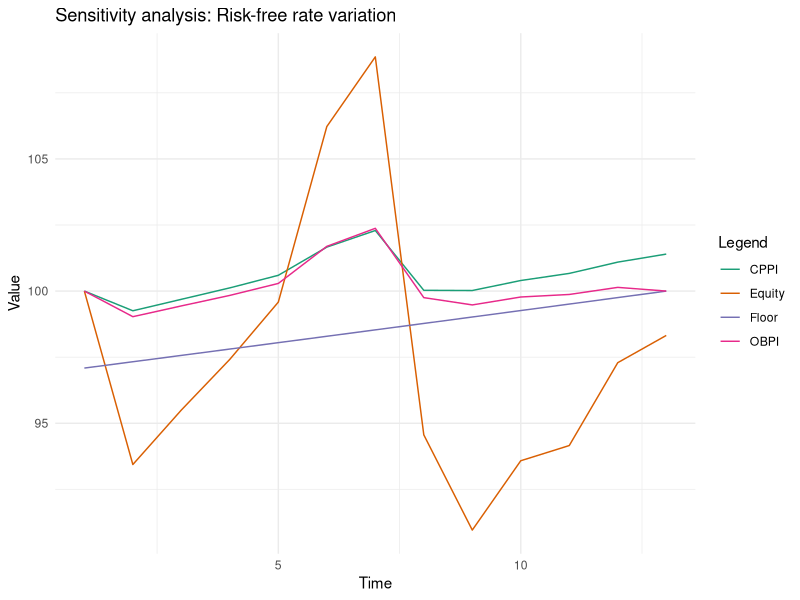
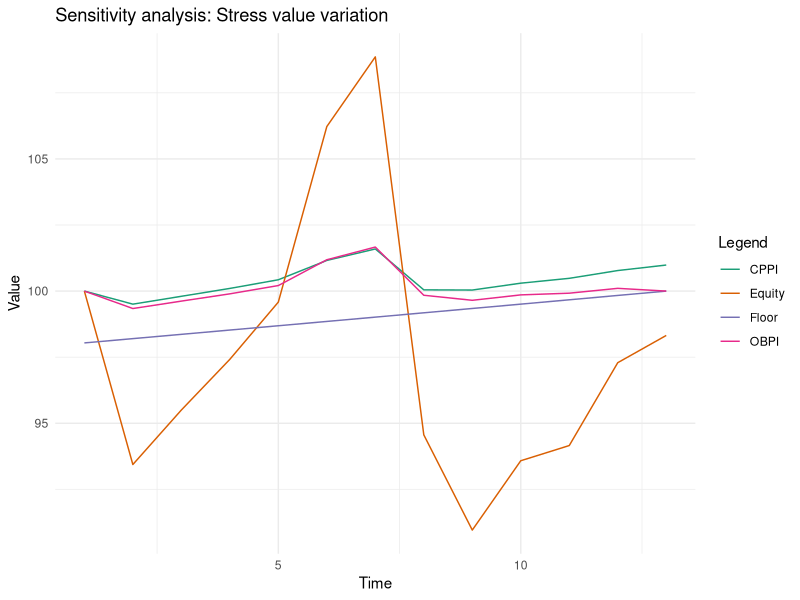
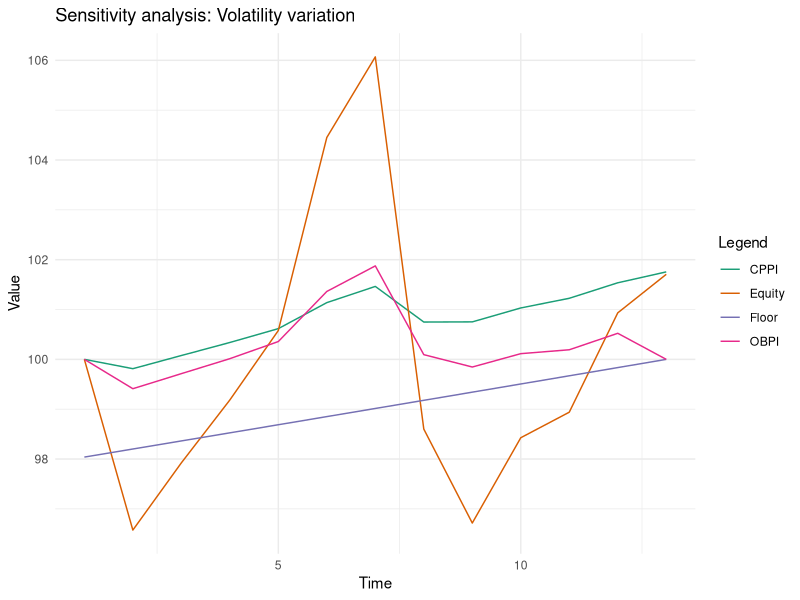
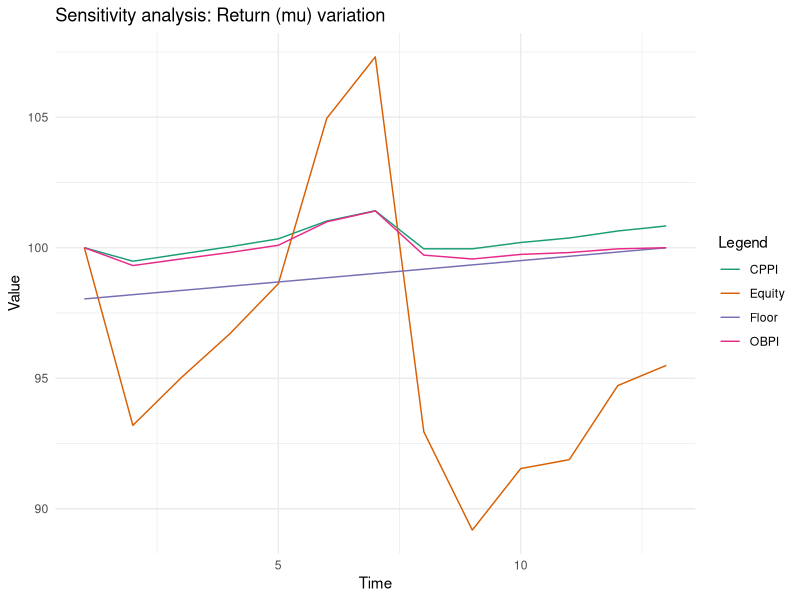
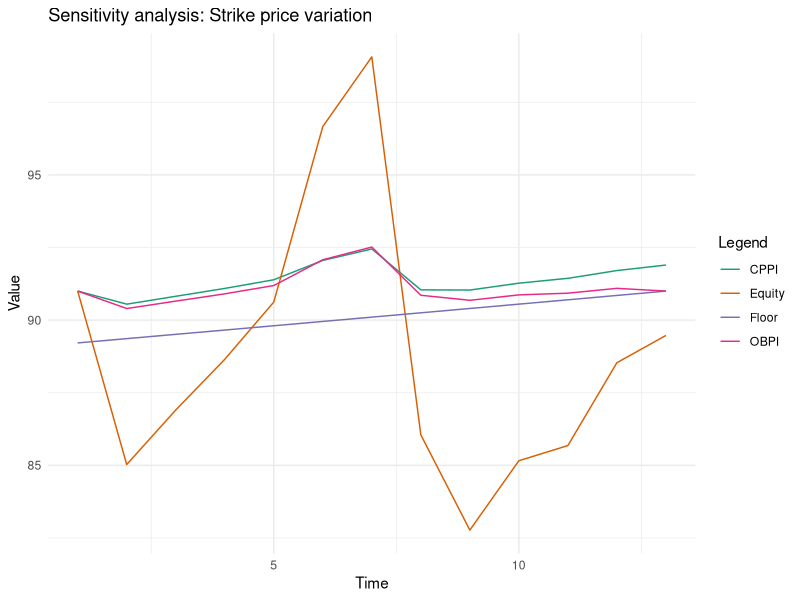

These charts were generated, in order, by the following R code: (Note: this script raises an error after producing the figures.)
# Load the required packages
library(tidyverse)
library(scales)

# Create a function to simulate a scenario using given parameters
simulate_scenario <- function(rf_scenario, n_sim = 10000, stress = 0.20, sigma = 0.20, mu = 0.05, strike = 100) {
  # Define constants
  delta <- 1 / 12
  mat <- 1
  tol <- 0
  
  # Set a seed for reproducibility
  set.seed(1234)
  
  # Calculate the number of simulation steps
  n <- mat / delta
  # Generate a random uniform sequence of length n
  u <- runif(n)
  
  # Calculate moments on the simulation path
  rf1 <- (1 + rf_scenario) ^ delta - 1
  mu1 <- (1 + mu) ^ delta - 1
  sigma1 <- sigma * sqrt(delta)
  
  # Simulate stock returns
  r <- qnorm(u, mu1, sigma1)
  # Simulate equity price paths
  equity <- cumprod(c(strike, 1 + r))
  rPRN <- qnorm(u, rf1, sigma1)
  equityRNP <- cumprod(c(strike, 1 + rPRN))
  
  # Simulate the call option price
  d0 <- ((rf_scenario - sigma^2 / 2) * (mat - (0:(n-1)) * delta) + log(equity[-(n + 1)] / strike)) / 
    (sigma * sqrt(mat - (0:(n-1)) * delta))
  d1 <- d0 + sigma * sqrt(mat - (0:(n-1)) * delta)
  call <- c(equity[-(n + 1)] * pnorm(d1) - strike * exp(-rf_scenario * (mat - (0:(n-1)) * delta)) * pnorm(d0),
            max(0, equityRNP[n + 1] - strike))
  
  # Simulate the floor (minimum guaranteed value)
  floor <- strike / (1 + rf_scenario) ^ (mat - 0:n * delta)
  
  # Simulate OBPI (Option Based Portfolio Insurance) 
  gearing <- (strike - floor[1]) / call[1]
  obpi_call <- c(strike, floor[-1] + gearing * call[-1])
  
  # Simulate CPPI (Constant Proportion Portfolio Insurance)
  cppi <- numeric(n + 1)
  cushion <- numeric(n + 1)
  multiplier <- numeric(n + 1)
  expo_exante <- numeric(n + 1)
  expo_expost <- numeric(n + 1)
  
  cppi[1] <- strike
  cushion[1] <- cppi[1] - floor[1]
  multiplier[1] <- 1 / stress
  expo_exante[1] <- multiplier[1] * cushion[1]
  expo_expost[1] <- expo_exante[1]
  boundary_inf <- multiplier[1] * (1 - tol)
  boundary_sup <- multiplier[1] * (1 + tol)
  
  # Loop to calculate CPPI values
  for (i in 1:n) {
    expo_exante[i + 1] <- expo_expost[i] * equity[i + 1] / equity[i]
    cppi[i + 1] <- expo_exante[i + 1] + (cppi[i] - expo_expost[i]) * floor[i + 1] / floor[i]
    cushion[i + 1] <- cppi[i + 1] - floor[i + 1]
    multiplier[i + 1] <- expo_exante[i + 1] / cushion[i + 1]
    expo_expost[i + 1] <- ifelse(multiplier[i + 1] < boundary_inf || multiplier[i + 1] > boundary_sup, multiplier[1], multiplier[i + 1]) * 
      ifelse(cushion[i + 1] < 0, 0, cushion[i + 1])
  }
  
  # Return the results as a list
  return(list(equity = equity, floor = floor, obpi_call = obpi_call, cppi = cppi))
}

# Sensitivity analysis: generate results for variations in each parameter
rf_values <- seq(0.02, 0.10, by = 0.01)
stress_values <- seq(0.10, 0.30, by = 0.01)
sigma_values <- seq(0.10, 0.30, by = 0.01)
mu_values <- seq(0.01, 0.09, by = 0.01)
strike_values <- seq(90, 110, by = 1)

results_rf <- lapply(rf_values, function(rf_scenario) simulate_scenario(0.02, rf_scenario = rf_scenario))
results_stress <- lapply(stress_values, function(stress) simulate_scenario(0.02, stress))
results_sigma <- lapply(sigma_values, function(sigma) simulate_scenario(0.02, stress = 0.20, sigma = sigma))
results_mu <- lapply(mu_values, function(mu) simulate_scenario(0.02, stress = 0.20, mu = mu))
results_strike <- lapply(strike_values, function(strike) simulate_scenario(0.02, strike = strike))

# Define a function to plot the results
plot_results <- function(results, title) {
  t <- 1:length(results$equity)
  
  # Convert the results into a data frame for plotting
  df <- data.frame(
    t = rep(t, 4),
    Value = c(results$equity, results$floor, results$obpi_call, results$cppi),
    Type = factor(rep(c("Equity", "Floor", "OBPI", "CPPI"), each=length(t)))
  )
  
  # Generate the plot
  ggplot(df, aes(x=t, y=Value, color=Type)) +
    geom_line() +
    labs(title=title, x="Time", y="Value", color="Legend") +
    scale_color_brewer(palette="Dark2") +
    theme_minimal()
}

# Call the plot_results function for each sensitivity analysis
plot_results(results_rf[[2]], "Sensitivity analysis: Risk-free rate variation")
plot_results(results_stress[[2]], "Sensitivity analysis: Stress value variation")
plot_results(results_sigma[[2]], "Sensitivity analysis: Volatility variation")
plot_results(results_mu[[2]], "Sensitivity analysis: Return (mu) variation")
plot_results(results_strike[[2]], "Sensitivity analysis: Strike price variation")

# Create a function to plot the 3D surface plot
plot_surface_plot <- function(rf_scenario, sigma_scenario, call_option_price, title = "3D Surface Plot of Call Option Price", xlab = "Risk-free Rate", ylab = "Volatility", zlab = "Call Option Price") {
  # Create a grid of risk-free rates and volatilities
  rf_grid <- seq(from = 0.005, to = 0.055, by = 0.005)
  sigma_grid <- seq(from = 0.10, to = 0.30, by = 0.05)
  
  # Calculate the call option price for each combination of risk-free rate and volatility
  call_option_price_grid[i, j] <- unlist(simulate_scenario(rf_scenario = rf_grid[i], sigma = sigma_grid[j]))
  for (i in 1:length(rf_grid)) {
    for (j in 1:length(sigma_grid)) {
      call_option_price_grid[i, j] <- simulate_scenario(rf_scenario = rf_grid[i], sigma = sigma_grid[j])
    }
  }
  
  # Create the 3D surface plot
  persp(sigma_grid, rf_grid, call_option_price_grid, col = heat.colors(100), axis.args = list(x = xlab, y = ylab, z = zlab), title = title)
}

# Plot the 3D surface plot
plot_surface_plot(rf_scenario = 0.02, sigma_scenario = 0.20, call_option_price = call_option_price)





# Monte Carlo Simulation

# Load the required libraries again (it seems redundant, as these were loaded at the start)
library(tidyverse)
library(scales)

# Improved simulate_scenario function
simulate_scenario <- function(rf_scenario, n_sim = 10000, stress = 0.20, sigma = 0.20, mu = 0.05, strike = 100) {
  delta <- 1 / 12
  mat <- 1
  tol <- 0
  
  set.seed(1234)
  
  n <- mat / delta
  u <- runif(n)
  
  # Moments on simulation path
  rf1 <- (1 + rf_scenario) ^ delta - 1
  mu1 <- (1 + mu) ^ delta - 1
  sigma1 <- sigma * sqrt(delta)
  
  # Monte Carlo simulation logic
  results <- replicate(n_sim, {
    # Stock simulation
    r <- qnorm(u, mu1, sigma1)
    equity <- cumprod(c(strike, 1 + r))
    
    # Call simulation
    d0 <- ((rf_scenario - sigma^2 / 2) * (mat - (0:(n-1)) * delta) + log(equity[-(n + 1)] / strike)) / 
      (sigma * sqrt(mat - (0:(n-1)) * delta))
    d1 <- d0 + sigma * sqrt(mat - (0:(n-1)) * delta)
    call <- equity[-(n + 1)] * pnorm(d1) - strike * exp(-rf_scenario * (mat - (0:(n-1)) * delta)) * pnorm(d0)
    
    # Floor simulation
    floor <- strike / (1 + rf_scenario) ^ (mat - 0:n * delta)
    
    # OBPI simulation
    gearing <- (strike - floor[1]) / call[1]
    obpi_call <- c(strike, floor[-1] + gearing * call[-1])
    
    # CPPI simulation
    cppi <- numeric(n + 1)
    cushion <- numeric(n + 1)
    multiplier <- numeric(n + 1)
    expo_exante <- numeric(n + 1)
    expo_expost <- numeric(n + 1)
    
    cppi[1] <- strike
    cushion[1] <- cppi[1] - floor[1]
    multiplier[1] <- 1 / stress
    expo_exante[1] <- multiplier[1] * cushion[1]
    expo_expost[1] <- expo_exante[1]
    boundary_inf <- multiplier[1] * (1 - tol)
    boundary_sup <- multiplier[1] * (1 + tol)
    
    for (i in 1:n) {
      expo_exante[i + 1] <- expo_expost[i] * equity[i + 1] / equity[i]
      cppi[i + 1] <- expo_exante[i + 1] + (cppi[i] - expo_expost[i]) * floor[i + 1] / floor[i]
      cushion[i + 1] <- cppi[i + 1] - floor[i + 1]
      multiplier[i + 1] <- expo_exante[i + 1] / cushion[i + 1]
      expo_expost[i + 1] <- ifelse(multiplier[i + 1] < boundary_inf || multiplier[i + 1] > boundary_sup, multiplier[1], multiplier[i + 1]) * 
        ifelse(cushion[i + 1] < 0, 0, cushion[i + 1])
    }
    
    return(list(equity = tail(equity, 1), obpi_call = tail(obpi_call, 1), cppi = tail(cppi, 1)))
  }, simplify = "data.frame")
  
  return(results)
}

# Perform Monte Carlo Simulation with 10,000 scenarios
mc_results <- simulate_scenario(0.02, n_sim = 10000)

# Plot histograms
par(mfrow=c(3,1)) # Setting layout to 3x1
hist(mc_results$equity, main="Histogram of Equity Terminal Values", col="blue", breaks=50, xlab="Value")
hist(mc_results$obpi_call, main="Histogram of OBPI Terminal Values", col="red", breaks=50, xlab="Value")
hist(mc_results$cppi, main="Histogram of CPPI Terminal Values", col="green", breaks=50, xlab="Value")